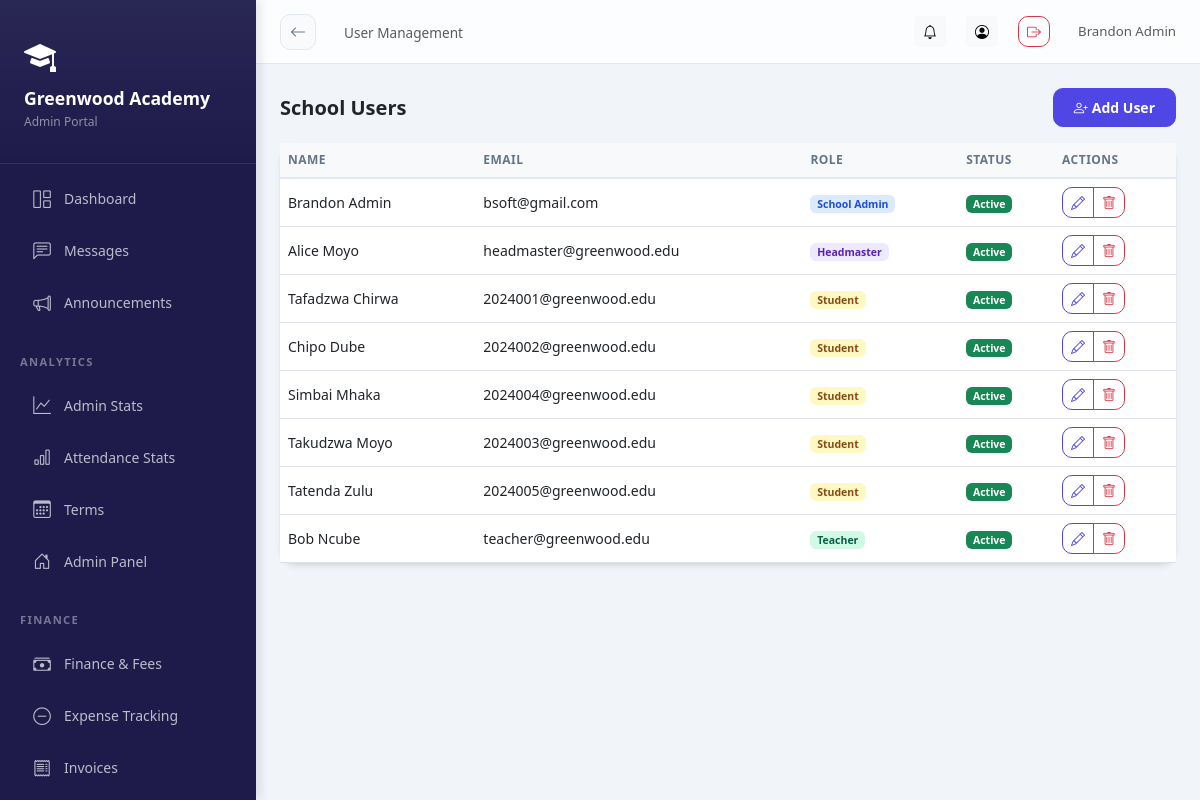
The app's page /school/users/ (signed in), older data.
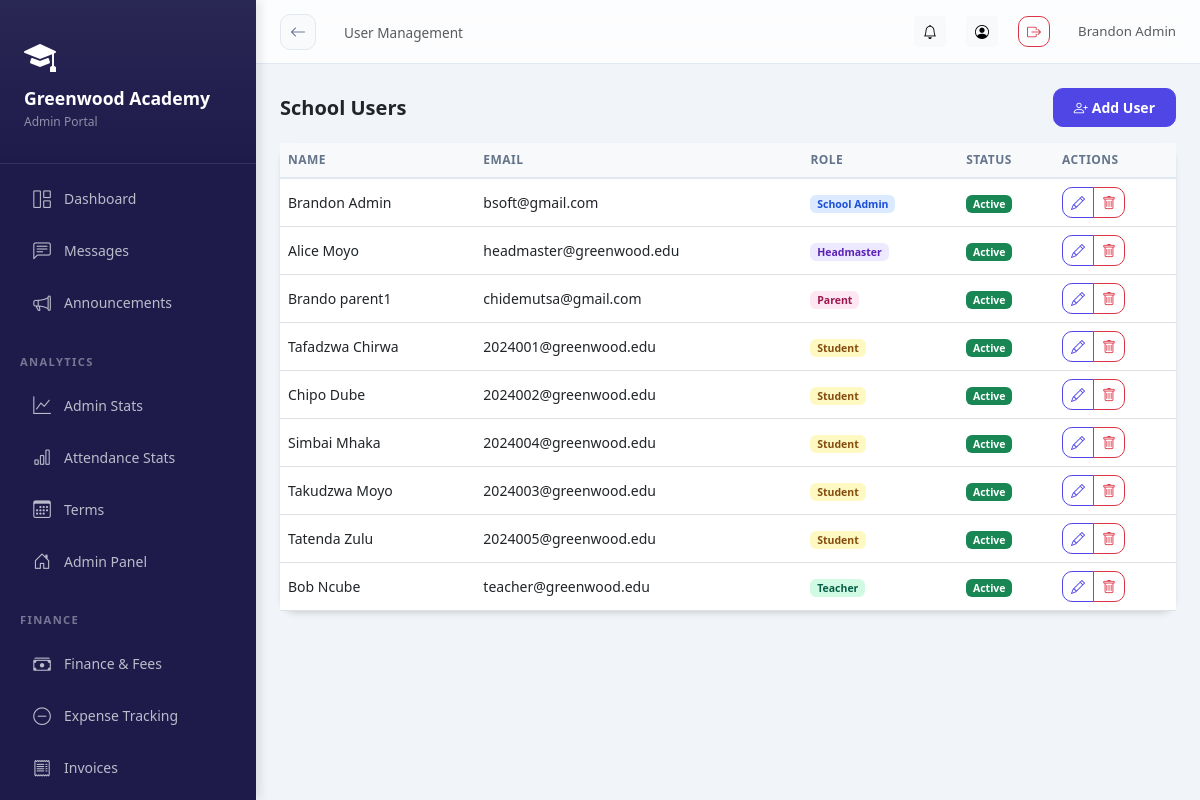
The same page, newer data.
### schools/models.py (models this page shows, shortened)
class SchoolUser(SyncBaseModel):
    ROLE_CHOICES = [
        ('headmaster', 'Headmaster'),
        ('admin', 'School Admin'),
        ('teacher', 'Teacher'),
        ('student', 'Student'),
        ('parent', 'Parent'),
    ]
    user = models.ForeignKey(User, on_delete=models.CASCADE, related_name='school_memberships')
    school = models.ForeignKey(School, on_delete=models.CASCADE, related_name='members', db_index=True)
    role = models.CharField(max_length=20, choices=ROLE_CHOICES, db_index=True)
    is_active = models.BooleanField(default=True, db_index=True)
    signature = models.ImageField(upload_to='signatures/', blank=True, null=True)
    class Meta:
        unique_together = ['user', 'school']

### schools/views.py (the view)
# urls.py: path('users/', views.UserManagementView.as_view(), name='user_management'),
@method_decorator(login_required, name='dispatch')
class UserManagementView(ListView):
    model = SchoolUser
    template_name = 'schools/user_management.html'
    context_object_name = 'users'
    def get_queryset(self):
        return SchoolUser.objects.filter(
            school=self.request.school
        ).select_related('user').order_by('role', 'user__last_name')
    def get_context_data(self, **kwargs):
        context = super().get_context_data(**kwargs)
        context['school'] = self.request.school
        context['add_user_form'] = AddSchoolUserForm()
        return context

### schools/context_processors.py (called while the page is built)
def school_context(request):
    school = getattr(request, 'school', None)
    school_role = ''
    if school and request.user.is_authenticated:
        try:
            su = SchoolUser.objects.get(user=request.user, school=school, is_active=True)
            school_role = su.role
        except SchoolUser.DoesNotExist:
            pass
    return {
        'current_school': school,
        'school_role': school_role,
    }

### templates/schools/user_management.html (shortened to what this page needs)
{% extends 'base_dashboard.html' %}
{% block page_title %}User Management{% endblock %}
{% block content %}
<div class="d-flex justify-content-between align-items-center mb-3">
<h5 class="fw-bold mb-0">School Users</h5>
<button class="btn btn-primary btn-sm" data-bs-toggle="modal" data-bs-target="#addUserModal">
<i class="bi bi-person-plus me-1"></i>Add User
</button>
</div>
<div class="card">
<div class="table-responsive"><table class="table table-hover mb-0">
<thead class="table-light"><tr><th>Name</th><th>Email</th><th>Role</th><th>Status</th><th>Actions</th></tr></thead>
<tbody>
{% for u in users %}
<tr>
<td>{{ u.user.get_full_name|default:u.user.username }}</td>
<td>{{ u.user.email }}</td>
<td><span class="badge badge-role-{{ u.role }}">{{ u.get_role_display }}</span></td>
<td>{% if u.is_active %}<span class="badge bg-success">Active</span>{% else %}<span class="badge bg-secondary">Inactive</span>{% endif %}</td>
<td>
  <div class="btn-group btn-group-sm">
    <a href="/school/user/{{ u.pk }}/edit/" class="btn btn-outline-primary" title="Edit">
      <i class="bi bi-pencil"></i>
    </a>
    <button class="btn btn-outline-danger" onclick="if(confirm('Deactivate {{ u.user.get_full_name }}?')){window.location.href='/school/user/{{ u.pk }}/deactivate/';}" title="Deactivate">
      <i class="bi bi-trash"></i>
    </button>
  </div>
</td>
</tr>
{% empty %}
<tr><td colspan="5" class="text-center py-4 text-muted">No users yet.</td></tr>
{% endfor %}
</tbody>
</table></div>
</div>
{% endblock %}

### templates/base_dashboard.html (shortened to what the changed rows need)
<!DOCTYPE html>
<html lang="en">
<head>
<link rel="stylesheet" href="https://cdn.jsdelivr.net/npm/bootstrap@5.3.0/dist/css/bootstrap.min.css">
<link rel="stylesheet" href="https://cdn.jsdelivr.net/npm/bootstrap-icons@1.11.0/font/bootstrap-icons.css">
<link href="https://cdn.jsdelivr.net/npm/tom-select@2.2.2/dist/css/tom-select.bootstrap5.css" rel="stylesheet">
</head>
<body>
<div class="sidebar" id="sidebar">
  <div class="sidebar-brand">
    {% if current_school.logo %}
      <img src="{{ current_school.logo.url }}" alt="{{ current_school.name }}" class="rounded">
  {% else %}
    <i class="bi bi-mortarboard-fill text-white mb-2 d-block" style="font-size: 2rem;"></i>
  {% endif %}
  <h5>{{ current_school.name|default:"AcademiaLink" }}</h5>
  <small>{{ school_role|title }} Portal</small>
  </div>
</div>
<div class="main-content">
  <div class="page-content">
    {% block content %}{% endblock %}
  </div>
</div>
</body>
</html>

Row changes from the older to the newer data that the page shows:
added SchoolUser: user.get_full_name "Brando parent1", user.email "chidemutsa@gmail.com", role "Parent", is_active "Active"
